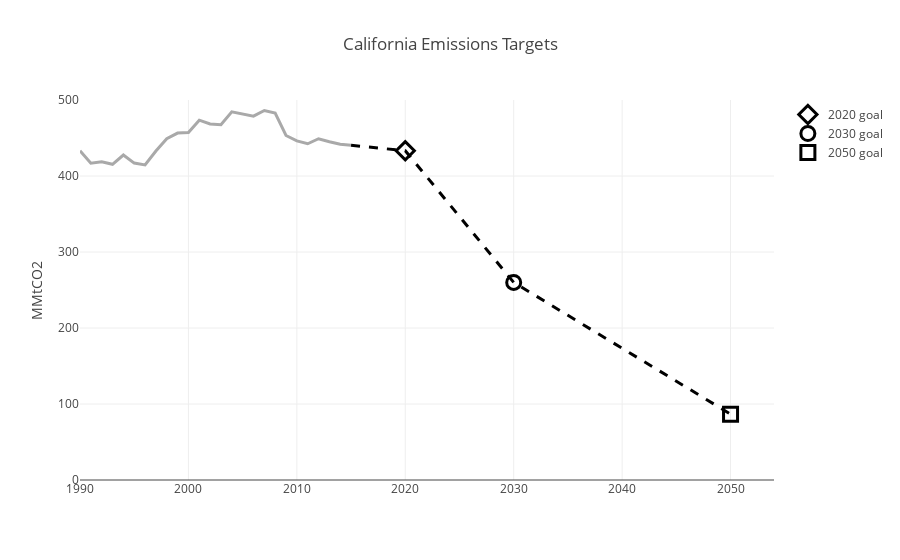

Notebook code for this chart:
### Code cell
ca_hist = {'type' : 'scatter',
           'x' : ca_emissions.index.values,
           'y' : ca_emissions['MMTCO2'],
           'showlegend' : False,
           'text' : 'Past emissions',
           'mode' : 'lines',
           'line' : {'color' : 'darkgrey',
                     'width' : 3},
           'name' : 'CA emissions',
           'hoverinfo' : 'text+x'}

goal2020 = {'type' : 'scatter',
           'x' : [2015, 2020, 2030, 2050],
           'y' : [ca_emissions.loc[2015, 'MMTCO2'], ca_2020, ca_2030, ca_2050],
           'showlegend' : False,
           'mode' : 'lines',
           'line' : {'color' : 'black',
                     'dash' : 'dash',
                     'width' : 3},
           'hoverinfo' : 'text+x'}


near = {'type' : 'scatter',
           'x' : [2020],
           'y' : [ca_2020],
           'text' : '2020 goal<br>reduce below 1990 emissions',
           'mode' : 'markers',
           'marker' : {'size' : '14',
                       'color' : 'black',
                       'symbol' : 'diamond-open',
                       'line' : {'width' : '3'}},
           'name' : '2020 goal',
           'hoverinfo' : 'text+x'}

forty = {'type' : 'scatter',
           'x' : [2030],
           'y' : [ca_2030],
           'text' : '2030 goal<br>40% below 1990 emissions',
           'mode' : 'markers',
           'marker' : {'size' : '14',
                       'color' : 'black',
                       'symbol' : 'circle-open',
                       'line' : {'width' : '3'}},
           'name' : '2030 goal',
           'hoverinfo' : 'text+x'}

eighty = {'type' : 'scatter',
           'x' : [2050],
           'y' : [ca_2050],
           'text' : '2050 goal<br>80% below 1990 emissions',
           'mode' : 'markers',
           'marker' : {'size' : '14',
                       'color' : 'black',
                       'symbol' : 'square-open',
                       'line' : {'width' : '3'}},
           'name' : '2050 goal',
           'hoverinfo' : 'text+x'}

layout = {'title' : 'California Emissions Targets',
          'xaxis' : {'title' : ''},
          'yaxis' : {'title' : 'MMtCO2',
                     'range' : [0, 500]},}

data = Data([ca_hist, goal2020, near, forty, eighty])
fig = Figure(data = data, layout = layout)

pyo.iplot(fig)

### Figure 1 — Plotly figure (JSON) as saved in the notebook; plotly's stock layout.template omitted (floating-point values rounded to 4 significant figures)
{"data": [{"hoverinfo": "text+x", "line": {"color": "darkgrey", "width": 3}, "mode": "lines", "name": "CA emissions", "showlegend": false, "text": "Past emissions", "type": "scatter", "x": [1990, 1991, 1992, 1993, 1994, 1995, 1996, 1997, 1998, 1999, 2000, 2001, 2002, 2003, 2004, 2005, 2006, 2007, 2008, 2009, 2010, 2011, 2012, 2013, 2014, 2015], "y": [433.3, 416.9, 418.7, 415.4, 427.6, 417.0, 414.6, 432.9, 449.1, 456.5, 457.3, 473.5, 468.5, 467.4, 484.4, 481.7, 478.7, 486.2, 482.8, 453.3, 446.1, 442.4, 449, 445.1, 441.8, 440.4]}, {"hoverinfo": "text+x", "line": {"color": "black", "dash": "dash", "width": 3}, "mode": "lines", "showlegend": false, "type": "scatter", "x": [2015, 2020, 2030, 2050], "y": [440.4, 433.3, 260.0, 86.66]}, {"hoverinfo": "text+x", "marker": {"color": "black", "line": {"width": "3"}, "size": "14", "symbol": "diamond-open"}, "mode": "markers", "name": "2020 goal", "text": "2020 goal<br>reduce below 1990 emissions", "type": "scatter", "x": [2020], "y": [433.3]}, {"hoverinfo": "text+x", "marker": {"color": "black", "line": {"width": "3"}, "size": "14", "symbol": "circle-open"}, "mode": "markers", "name": "2030 goal", "text": "2030 goal<br>40% below 1990 emissions", "type": "scatter", "x": [2030], "y": [260.0]}, {"hoverinfo": "text+x", "marker": {"color": "black", "line": {"width": "3"}, "size": "14", "symbol": "square-open"}, "mode": "markers", "name": "2050 goal", "text": "2050 goal<br>80% below 1990 emissions", "type": "scatter", "x": [2050], "y": [86.66]}], "layout": {"title": "California Emissions Targets", "xaxis": {"title": ""}, "yaxis": {"range": [0, 500], "title": "MMtCO2"}}}
